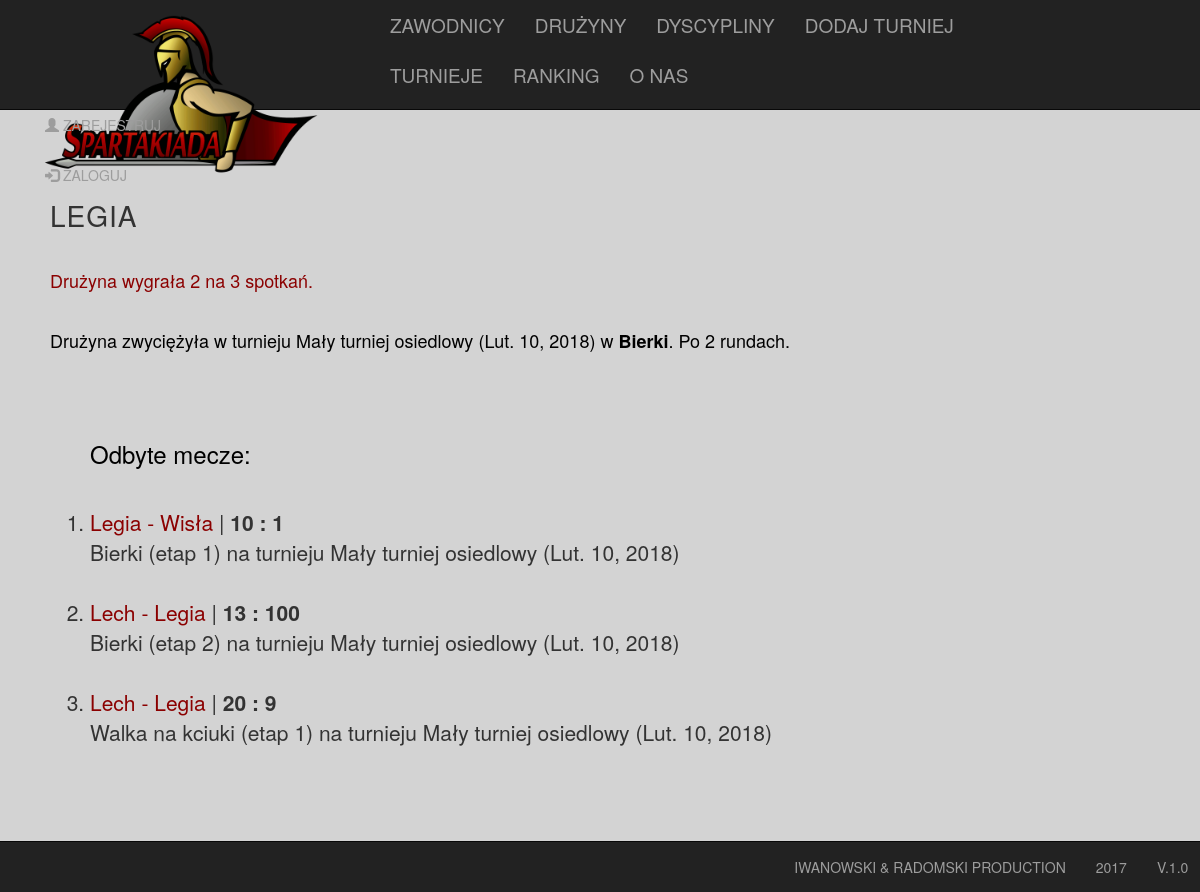
Page /team_stats/1 on the committed database.
### spartakiada/models.py (models this page shows, shortened)
class Team(models.Model):
    name = models.CharField(max_length=128, unique=True)
    mates = models.ManyToManyField(Player, through='Member')

class Player(models.Model):
    name = models.CharField(max_length=128, unique=True)
    """
    Not perfect way to get players gender basing on their first name.
    Works only for polish names.
    """
    @property
    def gender(self):
        male_names = ["Bonawentura", "Kuba", "Kosma", "Attyla", "Barnaba", "Seba", "Dyzma", "Zawisza"]
        female_names = ["Miriam", "Nicole", "Noemi", "Beatrycze", "Nel"]
        name = self.name.partition(' ')[0]
        if name.endswith("a") and name not in male_names or name in female_names:
            return "F"
        else:
            return "M"

class Partaker(models.Model):
    player = models.ForeignKey(Player, null=True)
    team = models.ForeignKey(Team, null=True)
    def __str__(self):
        if self.player:
            return self.player.name
        elif self.team:
            return self.team.name
        else:
            return "unknown partaker"
    @property
    def details(self):
        random_player = Player.objects.get(name="Random")
        random = Partaker.objects.get(player=random_player)
        participations = Participation.objects.filter(partaker=self)
        player_info = []
        if participations.count() != 0 and self != random:
            duels = []
            win = []
            for participation in participations:
                duels.append(Duel.objects.filter(player1=participation))
                duels.append(Duel.objects.filter(player2=participation))
            flat_duels = [item for sublist in duels for item in sublist]
            for duel in flat_duels:
                if duel.player1.partaker != random \
                        and duel.player2.partaker != random \
                        and duel.player1 != duel.player2:
                    player_info.append({
                        'player1': duel.player1.partaker,
                        'player2': duel.player2.partaker,
                        'points1': duel.points1,
                        'points2': duel.points2,
                        'game_name': duel.tournament.game.name,
                        'tournament_name': duel.tournament.cup.name,
                        'tournament_date': duel.tournament.cup.date,
                        'lap': duel.lap,
                    })
                elif duel.player1 == duel.player2:
                    win.append({
                        'player1': duel.player1.partaker,
                        'player2': duel.player2.partaker,
                        'points1': duel.points1,
                        'points2': duel.points2,
                        'game_name': duel.tournament.game.name,
                        'tournament_name': duel.tournament.cup.name,
                        'tournament_date': duel.tournament.cup.date,
                        'lap': duel.lap,
                    })
            if len(win) > 0:
                del win[::2]
            player_info += win
        player_info = sorted(player_info, key=lambda k: k['tournament_date'], reverse=True)
        return player_info
    @property
    def duels(self):
        player_info = self.details
        games_won = 0
        games_played = 0
        for duel in player_info:
            if duel['points1'] is not None:
                if duel['player1'] == self and duel['points1'] > duel['points2']:
                    games_won += 1
                    games_played += 1
                elif duel['player2'] == self and duel['points1'] < duel['points2']:
                    games_won += 1
                    games_played += 1
                else:
                    games_played += 1
        return {"won": games_won,
                "played": games_played}
    @property
    def tournaments_won(self):
        player_info = self.details
        won_tournaments = []
        for duel in player_info:
            if duel['player1'] == duel['player2']:
                won_tournaments.append(duel)
        return won_tournaments
    @property
    def was_second(self):
        silver_winners = []
        tournaments_participated = Tournament.objects.filter(participants=self)
        for tournaments in tournaments_participated:
            if tournaments.second is not None:
                silver_winners.append(tournaments.second.partaker)
        return silver_winners.count(self)

class Participation(models.Model):
    partaker = models.ForeignKey(Partaker, null=True)
    tournament = models.ForeignKey(Tournament)

class Duel(models.Model):
    tournament = models.ForeignKey(Tournament)
    player1 = models.ForeignKey(Participation, related_name='game_played')
    player2 = models.ForeignKey(Participation, related_name='game_played2')
    points1 = models.IntegerField(null=True)
    points2 = models.IntegerField(null=True)
    lap = models.IntegerField(null=True)

class Tournament(models.Model):
    participants = models.ManyToManyField('Partaker', through='Participation')
    game = models.ForeignKey(Game, null=True)
    cup = models.ForeignKey(Cup, null=True)
    individual = models.BooleanField(default=True)
    class Meta:
        unique_together = ("cup", "game", "individual")
    @property
    def is_over(self):
        duels = Duel.objects.filter(tournament=self).order_by("-lap")
        if duels[0].player1 is None:
            return False
        else:
            return True
    @property
    def second(self):
        if self.is_over:
            duels = Duel.objects.filter(tournament=self).order_by("-lap")
            if duels[0].player1 == duels[0].player2:
                if duels[1].player1 != duels[0].player1:
                    return duels[1].player1
                else:
                    return duels[1].player2

class Game(models.Model):
    name = models.CharField(max_length=128, unique=True)

class Cup(models.Model):
    name = models.CharField(max_length=128)
    date = models.DateField()
    class Meta:
        unique_together = ("name", "date")

### spartakiada/views.py (the view)
# urls.py: url(r'^team_stats/(?P<team_id>(\d)+)', views.TeamDetailsStatsView.as_view(),
class TeamDetailsStatsView(View):
    def get(self, request, team_id):
        team = Team.objects.get(id=team_id)
        partaker = Partaker.objects.get_or_create(team=team)[0]
        ctx = {
            'team': team,
            'partaker': partaker,
        }
        return render(request, 'spartakiada/team_detail_view_stats.html', ctx)

### spartakiada/templates/spartakiada/team_detail_view_stats.html
{% extends 'spartakiada/base.html' %}
{% block content %}
<h3 class="headtext">{{team.name}}</h3>
<br>
    <div>
        <h4 class="maintext">
        Drużyna wygrała
        {{partaker.duels.won}} na {{partaker.duels.played}} spotkań.
        </h4>
    </div><br>
    <div>
        <h4 class="maintext" style="color: black">
        {% for won in partaker.tournaments_won %}
            Drużyna zwyciężyła w turnieju
            {{won.tournament_name}} ({{won.tournament_date}}) w <b>{{won.game_name}}</b>.
            Po {{won.lap|add:"-1"}} rundach.<br><br>
        {% endfor %}
        <br></h4>
    </div>
        {% include 'spartakiada/detail_view.html' %}
{% endblock %}

### spartakiada/templates/spartakiada/detail_view.html (shortened to what this page needs)
{% block content %}
    <br>
    <div><ol><h3 class="maintext" style="color: black;">Odbyte mecze:</h3><br>
    {% for info in partaker.details %}
        {% if info.player1 != info.player2 %}
        <li><a class="maintext">{{info.player1}} - {{info.player2}}</a> |
                {% if info.points1 is None %}
            <strong>wynik nieznany / mecz nierozstrzygniety</strong>
                {% else %}
            <strong>{{info.points1}} : {{info.points2}}</strong>
                {% endif %}
        <br>{{info.game_name}} (etap {{info.lap}}) na turnieju {{info.tournament_name}} ({{info.tournament_date}}) </li>
        {% endif %}
    <br>
        {% empty %}
        BRAK
    {% endfor %}
    </ol></div>
{% endblock %}

### spartakiada/static/spartakiada/style.css (style rules this page uses)
body { background-color: grey; }
ol { font-size: 1.5em; }
.maintext { text-decoration: none; color: #8B0000; }
.headtext { letter-spacing: 1px; font-size: 2em; text-transform: uppercase; }

### rows in the picture
Team: name "LEGIA"
Player: duels.won "2", duels.played "3"
Partaker: tournament_name "Mały turniej osiedlowy", tournament_date "Lut. 10, 2018", game_name "Bierki", lap|add "2", player1 "Legia", player2 "Wisła", points1 "10", points2 "1", lap "1"
Partaker: player1 "Lech", player2 "Legia", points1 "13", points2 "100", game_name "Bierki", lap "2", tournament_name "Mały turniej osiedlowy", tournament_date "Lut. 10, 2018", points1 "20", points2 "9", game_name "Walka na kciuki", lap "1"
